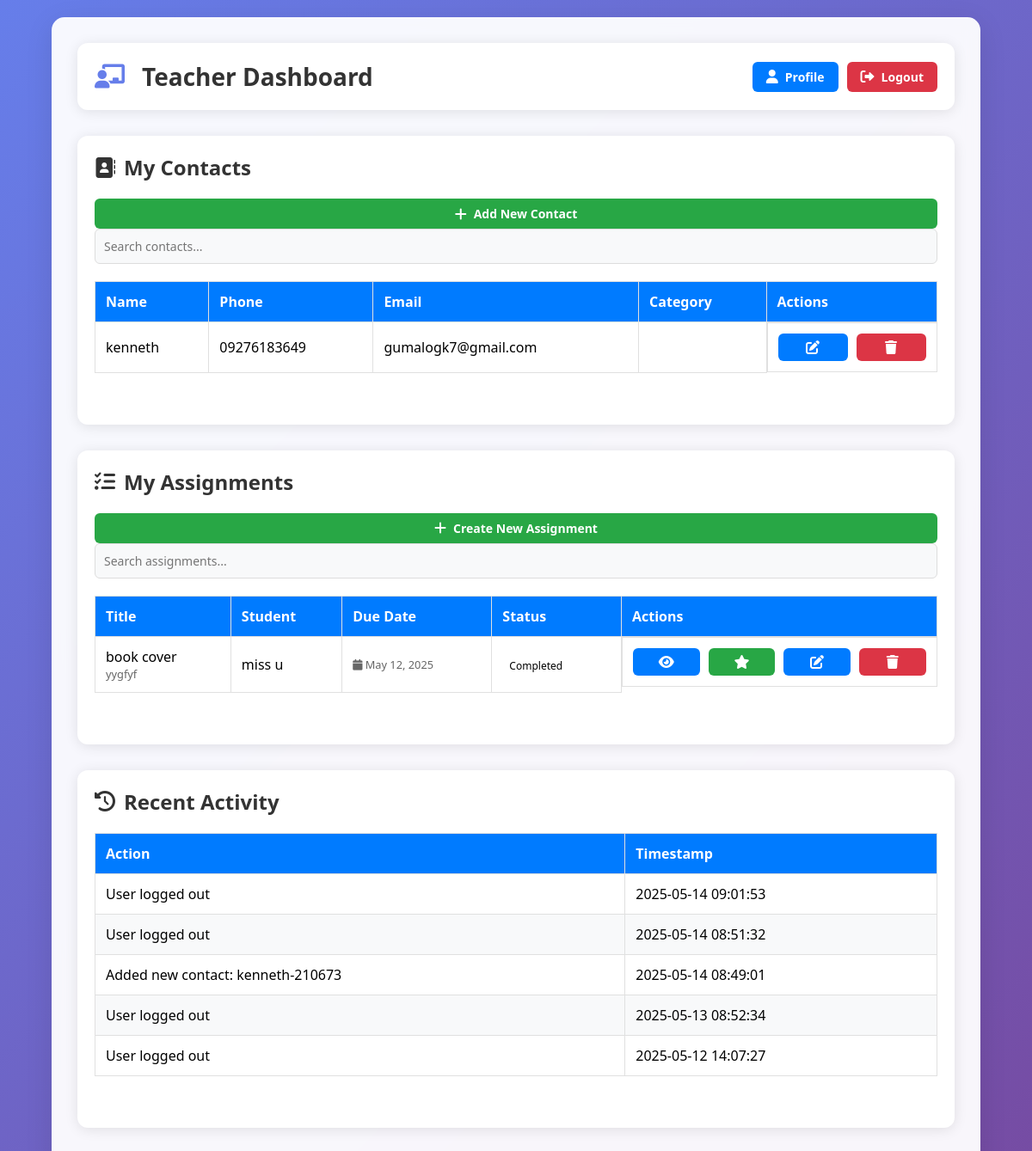
The app's page /pages/teacher_dashboard.php (signed in) with its own data.
### tables this page shows
CREATE TABLE `contacts` (
  `id` int(11) NOT NULL,
  `user_id` int(11) NOT NULL,
  `teacher_id` int(11) DEFAULT NULL,
  `name` varchar(100) NOT NULL,
  `phone` varchar(15) NOT NULL,
  `email` varchar(100) NOT NULL,
  `category` varchar(50) DEFAULT NULL,
  `notes` text DEFAULT NULL,
  `is_deleted` tinyint(1) NOT NULL DEFAULT 0,
  `created_at` timestamp NOT NULL DEFAULT current_timestamp(),
  `updated_at` timestamp NOT NULL DEFAULT current_timestamp() ON UPDATE current_timestamp()
);

CREATE TABLE `assignments` (
  `id` int(11) NOT NULL,
  `title` varchar(255) NOT NULL,
  `description` text DEFAULT NULL,
  `teacher_id` int(11) NOT NULL,
  `user_id` int(11) NOT NULL,
  `due_date` datetime NOT NULL,
  `status` enum('pending','completed','overdue') NOT NULL DEFAULT 'pending',
  `submission_file` varchar(255) DEFAULT NULL,
  `submission_date` datetime DEFAULT NULL,
  `feedback` text DEFAULT NULL,
  `grade` decimal(5,2) DEFAULT NULL,
  `is_deleted` tinyint(1) NOT NULL DEFAULT 0,
  `created_at` timestamp NOT NULL DEFAULT current_timestamp(),
  `updated_at` timestamp NOT NULL DEFAULT current_timestamp() ON UPDATE current_timestamp()
);

CREATE TABLE `users` (
  `id` int(11) NOT NULL,
  `name` varchar(100) NOT NULL,
  `email` varchar(100) NOT NULL,
  `password` varchar(255) NOT NULL,
  `role` enum('admin','teacher','user') NOT NULL DEFAULT 'user',
  `verification_code` varchar(6) DEFAULT NULL,
  `is_verified` tinyint(1) NOT NULL DEFAULT 0,
  `status` tinyint(1) NOT NULL DEFAULT 1,
  `last_login` timestamp NULL DEFAULT NULL,
  `login_attempts` int(11) NOT NULL DEFAULT 0,
  `password_reset_token` varchar(64) DEFAULT NULL,
  `password_reset_expires` timestamp NULL DEFAULT NULL,
  `created_at` timestamp NOT NULL DEFAULT current_timestamp()
);

CREATE TABLE `logs` (
  `id` int(11) NOT NULL,
  `user_id` int(11) NOT NULL,
  `action` varchar(255) NOT NULL,
  `ip_address` varchar(45) DEFAULT NULL,
  `user_agent` text DEFAULT NULL,
  `timestamp` timestamp NOT NULL DEFAULT current_timestamp(),
  `details` text DEFAULT NULL
);

### pages/teacher_dashboard.php (the view, shortened to what this page needs)
<?php
require_once __DIR__ . '/../config/database.php';
$teacher_id = $_SESSION['user_id'];
$stmt = $conn->prepare("
    SELECT DISTINCT c.*
    FROM contacts c
    WHERE c.teacher_id = ?
    AND c.is_deleted = 0
    ORDER BY c.name ASC
");
$stmt->execute([$teacher_id]);
$contacts = $stmt->fetchAll();
$stmt = $conn->prepare("SELECT a.*, u.name as student_name
                       FROM assignments a
                       JOIN users u ON a.user_id = u.id
                       WHERE a.teacher_id = ? AND a.is_deleted = 0
                       ORDER BY a.due_date DESC");
$stmt->execute([$teacher_id]);
$assignments = $stmt->fetchAll();
$stmt = $conn->prepare("SELECT l.*, u.name as user_name
                       FROM logs l
                       JOIN users u ON l.user_id = u.id
                       WHERE l.user_id = ?
                       ORDER BY l.timestamp DESC LIMIT 5");
$stmt->execute([$teacher_id]);
$recent_logs = $stmt->fetchAll();
?>
<!DOCTYPE html>
<html lang="en">
<head>
    <link rel="stylesheet" href="styles.css">
    <link rel="stylesheet" href="https://cdnjs.cloudflare.com/ajax/libs/font-awesome/6.0.0/css/all.min.css">
</head>
<body>
    <div class="container">
        <div class="header">
            <h1><i class="fas fa-chalkboard-teacher"></i> Teacher Dashboard</h1>
            <div class="actions">
                <a href="profile.php" class="btn">
                    <i class="fas fa-user"></i> Profile
                </a>
                <a href="logout.php" class="btn btn-danger">
                    <i class="fas fa-sign-out-alt"></i> Logout
                </a>
            </div>
        </div>
        <div class="section">
            <div class="header-actions">
                <h2><i class="fas fa-address-book"></i> My Contacts</h2>
                <a href="add_contact.php" class="btn btn-success">
                    <i class="fas fa-plus"></i> Add New Contact
                </a>
            </div>
            <div class="search-box">
                <input type="text" id="contactSearch" placeholder="Search contacts...">
            </div>
            <div class="table-container">
                <?php if (empty($contacts)): ?>
                    <div class="no-contacts">
                        <i class="fas fa-info-circle"></i> No contacts found. Add your first contact!
                    </div>
                <?php else: ?>
                    <table>
                        <thead>
                            <tr>
                                <th>Name</th>
                                <th>Phone</th>
                                <th>Email</th>
                                <th>Category</th>
                                <th>Actions</th>
                            </tr>
                        </thead>
                        <tbody>
                            <?php foreach ($contacts as $contact): ?>
                                <tr>
                                    <td><?= htmlspecialchars($contact['name']) ?></td>
                                    <td><?= htmlspecialchars($contact['phone']) ?></td>
                                    <td><?= htmlspecialchars($contact['email']) ?></td>
                                    <td><?= htmlspecialchars($contact['category']) ?></td>
                                    <td class="actions">
                                        <a href="edit_contact.php?id=<?= $contact['id'] ?>" class="btn" title="Edit">
                                            <i class="fas fa-edit"></i>
                                        </a>
                                        <a href="delete_contact.php?id=<?= $contact['id'] ?>"
                                           class="btn btn-danger"
                                           onclick="return confirm('Are you sure you want to delete this contact?')"
                                           title="Delete">
                                            <i class="fas fa-trash"></i>
                                        </a>
                                    </td>
                                </tr>
                            <?php endforeach; ?>
                        </tbody>
                    </table>
                <?php endif; ?>
            </div>
        </div>
        <div class="section">
            <div class="header-actions">
                <h2><i class="fas fa-tasks"></i> My Assignments</h2>
                <a href="create_assignment.php" class="btn btn-success">
                    <i class="fas fa-plus"></i> Create New Assignment
                </a>
            </div>
            <div class="search-box">
                <input type="text" id="assignmentSearch" placeholder="Search assignments...">
            </div>
            <div class="table-container">
                <?php if (empty($assignments)): ?>
                    <div class="no-assignments">
                        <i class="fas fa-info-circle"></i> No assignments found. Create your first assignment!
                    </div>
                <?php else: ?>
                    <table>
                        <thead>
                            <tr>
                                <th>Title</th>
                                <th>Student</th>
                                <th>Due Date</th>
                                <th>Status</th>
                                <th>Actions</th>
                            </tr>
                        </thead>
                        <tbody>
                            <?php foreach ($assignments as $assignment):
                                $status_class = '';
                                $status_text = '';
                                if ($assignment['status'] === 'completed') {
                                    $status_class = 'status-completed';
                                    $status_text = 'Completed';
                                } elseif (strtotime($assignment['due_date']) < time()) {
                                    $status_class = 'status-overdue';
                                    $status_text = 'Overdue';
                                } else {
                                    $status_class = 'status-pending';
                                    $status_text = 'Pending';
                                }
                            ?>
                                <tr>
                                    <td>
                                        <div><?= htmlspecialchars($assignment['title']) ?></div>
                                        <div class="assignment-description">
                                            <?= htmlspecialchars($assignment['description']) ?>
                                        </div>
                                    </td>
                                    <td><?= htmlspecialchars($assignment['student_name']) ?></td>
                                    <td>
                                        <div class="due-date">
                                            <i class="fas fa-calendar"></i>
                                            <?= date('M d, Y', strtotime($assignment['due_date'])) ?>
                                        </div>
                                    </td>
                                    <td>
                                        <span class="status-badge <?= $status_class ?>">
                                            <?= $status_text ?>
                                        </span>
                                    </td>
                                    <td class="actions">
                                        <a href="view_assignment.php?id=<?= $assignment['id'] ?>" class="btn" title="View Details">
                                            <i class="fas fa-eye"></i>
                                        </a>
                                        <?php if ($assignment['status'] === 'completed'): ?>
                                            <a href="grade_assignment.php?id=<?= $assignment['id'] ?>" class="btn btn-success" title="Grade Assignment">
                                                <i class="fas fa-star"></i>
                                            </a>
                                        <?php endif; ?>
                                        <a href="edit_assignment.php?id=<?= $assignment['id'] ?>" class="btn" title="Edit Assignment">
                                            <i class="fas fa-edit"></i>
                                        </a>
                                        <a href="delete_assignment.php?id=<?= $assignment['id'] ?>"
                                           class="btn btn-danger"
                                           onclick="return confirm('Are you sure you want to delete this assignment?')"
                                           title="Delete Assignment">
                                            <i class="fas fa-trash"></i>
                                        </a>
                                    </td>
                                </tr>
                            <?php endforeach; ?>
                        </tbody>
                    </table>
                <?php endif; ?>
            </div>
        </div>
        <div class="section">
            <h2><i class="fas fa-history"></i> Recent Activity</h2>
            <div class="table-container">
                <table>
                    <thead>
                        <tr>
                            <th>Action</th>
                            <th>Timestamp</th>
                        </tr>
                    </thead>
                    <tbody>
                        <?php foreach ($recent_logs as $log): ?>
                            <tr>
                                <td><?= htmlspecialchars($log['action']) ?></td>
                                <td><?= htmlspecialchars($log['timestamp']) ?></td>
                            </tr>
                        <?php endforeach; ?>
                    </tbody>
                </table>
            </div>
        </div>
    </div>
</body>
</html>

### assets/styles.css (style rules this page uses)
:root { --primary-color: #007BFF; --secondary-color: #6c757d; --success-color: #28a745; --danger-color: #dc3545; --warning-color: #ffc107; --info-color: #17a2b8; --light-color: #f8f9fa; --dark-color: #343a40; --border-radius: 8px; --box-shadow: 0 2px 15px rgba(0, 0, 0, 0.1); --transition: all 0.3s ease; }
* { margin: 0; padding: 0; box-sizing: border-box; font-family: 'Segoe UI', Tahoma, Geneva, Verdana, sans-serif; }
body { background: linear-gradient(135deg, #667eea 0%, #764ba2 100%); min-height: 100vh; display: flex; align-items: center; justify-content: center; padding: 20px; }
.container { width: 100%; max-width: 400px; background: rgba(255, 255, 255, 0.95); border-radius: 15px; box-shadow: 0 8px 32px rgba(0, 0, 0, 0.1); backdrop-filter: blur(10px); padding: 30px; }
h1 { color: #333; text-align: center; margin-bottom: 30px; font-size: 28px; }
h1 i { margin-right: 10px; color: #667eea; }
input[type="text"], input[type="email"], input[type="password"] { width: 100%; padding: 12px 15px 12px 45px; border: 2px solid #e1e1e1; border-radius: 8px; font-size: 16px; transition: all 0.3s ease; background: #f8f9fa; }
.btn { width: 100%; padding: 12px; background: #667eea; color: white; border: none; border-radius: 8px; font-size: 16px; font-weight: 600; cursor: pointer; transition: all 0.3s ease; display: flex; align-items: center; justify-content: center; gap: 10px; }

### pages/teacher_dashboard.php (style rules this page uses)
body { font-family: 'Arial', sans-serif; margin: 0; padding: 0; background-color: #f4f4f9; }
.container { width: 90%; max-width: 1200px; margin: 20px auto; }
.header { display: flex; justify-content: space-between; align-items: center; margin-bottom: 30px; padding: 20px; background: #fff; border-radius: 12px; box-shadow: 0 2px 15px rgba(0, 0, 0, 0.1); }
.header h1 { margin: 0; color: #333; display: flex; align-items: center; gap: 10px; }
.section { background: #fff; padding: 20px; margin-bottom: 30px; border-radius: 12px; box-shadow: 0 2px 15px rgba(0, 0, 0, 0.1); }
.section h2 { color: #333; margin-bottom: 20px; display: flex; align-items: center; gap: 10px; }
.table-container { overflow-x: auto; margin: 20px 0; }
table { width: 100%; border-collapse: collapse; margin-bottom: 20px; }
table th, table td { border: 1px solid #e0e0e0; padding: 12px; text-align: left; }
table th { background-color: #007BFF; color: #fff; font-weight: 600; }
table tr:nth-child(even) { background-color: #f8f9fa; }
.btn { display: inline-flex; align-items: center; gap: 8px; padding: 8px 16px; background-color: #007BFF; color: #fff; border: none; border-radius: 6px; cursor: pointer; text-decoration: none; font-size: 14px; transition: background-color 0.3s; }
.btn i { font-size: 16px; }
.btn-success { background-color: #28a745; }
.btn-danger { background-color: #dc3545; }
.actions { display: flex; gap: 10px; }
.search-box { margin-bottom: 20px; }
.search-box input { width: 100%; padding: 10px; border: 1px solid #ddd; border-radius: 6px; font-size: 14px; }
.status-badge { padding: 4px 8px; border-radius: 4px; font-size: 12px; font-weight: 500; }
.assignment-description { font-size: 0.8em; color: #666; }
.due-date { font-size: 0.8em; color: #666; }

### records on screen
contacts: name "kenneth", phone "09276183649", email "gumalogk7@gmail.com"
assignments: title "book cover", description "yygfyf", user.name "miss u", due_date "May 12, 2025", status "Completed"
logs: action "User logged out", timestamp "2025-05-14 09:01:53"
logs: action "User logged out", timestamp "2025-05-14 08:51:32"
logs: action "Added new contact: kenneth-210673", timestamp "2025-05-14 08:49:01"
logs: action "User logged out", timestamp "2025-05-13 08:52:34"
logs: action "User logged out", timestamp "2025-05-12 14:07:27"
